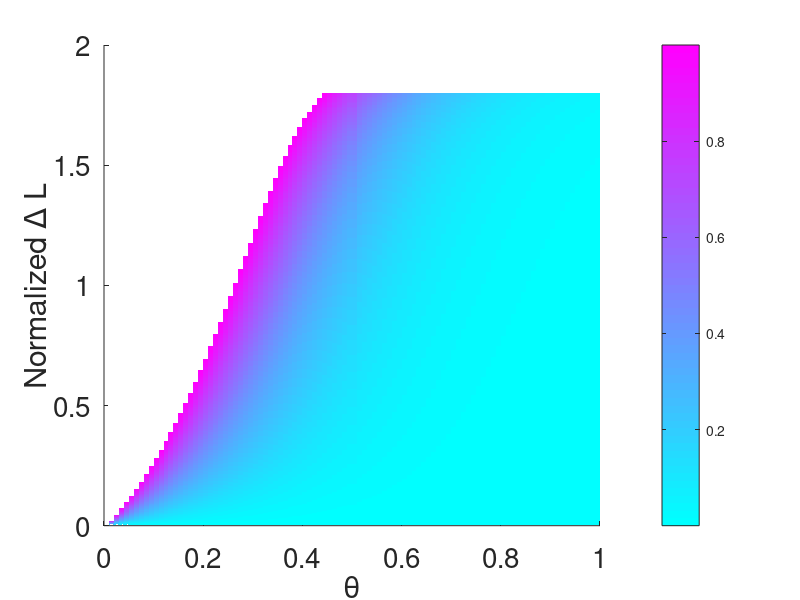

The MATLAB source for this figure: (Note: this script raises an error after producing the figure.)
%%%%%%%%%%% LIRAN GOREN, gorenl@bgu.ac.il, 20/12/2023 %%%%%%%%%%%%%%%%

close all
theta = [0:0.01:0.49,0.51:0.01:1];
L1 = 50000;
xc = L1/200;
L2min = 0.2*L1/3.8; 
L2 = (L2min:100:L1);
NdelL = zeros(size(L2));
%solving for the ratio of ka

h = 2;
ka = 3;
for i = 1:length(NdelL)
    NdelL(i) = abs(L1 - L2(i))/mean([L1,L2(i)]);
end


res_mat=(length(NdelL)),zeros(length(theta));
for i = 1:length(theta)
    for j = 1:length(L2)
        pow1 = (1-h*theta(i)) ;
        %my_fun = @(eps) D^pow1 - (1/(eps^theta(i)))*(L-D)^(1-h*theta(i)) - ...
        %    xc^pow1*(1-(1/(eps^theta(i))));
        %res = fzero(my_fun,1);      
        res = ((L1^pow1 - xc^pow1)/(L2(j)^pow1 - xc^pow1))^(1/theta(i));
        if isinf(res) || res == 0 || res < 10^-1. || res > 10^1.
            res = NaN;
        end
        res_mat(j,i)=res;
       % pause(0.02)
    end
end
[X,Y] = meshgrid(theta,NdelL);
figure(1)
hold on;
surf(X,Y,log10(res_mat),'EdgeColor','none');
%set(gca,'Xscale','log')
colormap('cool');
view(2)
xlabel('\theta','FontSize',20)
ylabel('Normalized \Delta L','FontSize',20)
set(gca,'FontSize',20)
hcb=colorbar;
hcb.Label.String = "log_{10}(k_{a_1}/k_{a_2})";
hcb.FontSize = 16;
hcb.Label.FontSize = 20;

%solving for h2 - h1
h1 = 2;

res_mat=(length(NdelL)),zeros(length(theta));
for i = 1:length(theta)
    for j = 1:length(L2)
        pow1 = (1-h1*theta(i)) ;
        my_fun = @(h2) (L1^pow1 - xc^pow1)/(pow1) - ...
            ((L2(j))^(1-h2*theta(i)) - xc^(1-h2*theta(i)))/(1-h2*theta(i));
        
        res = fzero(my_fun,h1);      
        
        if isinf(res) || res < 1.5 || res > 2 
            res = NaN;
        end
        res_mat(j,i)=res;
       % pause(0.02)
    end
end
figure
[X,Y] = meshgrid(theta,NdelL);
figure(2);
hold on;
surf(X,Y,h1 - res_mat,'EdgeColor','none');
%surf(X,Y,res_mat);
colormap('cool');
view(2)
xlabel('\theta','FontSize',20)
ylabel('Normalized \Delta L','FontSize',20)
set(gca,'FontSize',20)
hcb=colorbar;
hcb.Label.String = "h_1 - h_2";
hcb.FontSize = 16;
hcb.Label.FontSize = 20;

%% add curves that represent natural linear ranges

% Theta_mountains = [0.19,0.27,0.35,0.49,0.26,0.38,0.31,0.3,0.42,0.51,0.09,0.8,0.42,...
%     0.24,0.58,0.77,0.17];
% 
% Median_DL = [0.192977071, 0.254687577,0.526836753,0.803062022,0.186519712,...
%     0.317346752,0.240536183,0.401591688,0.459435597,1.150435805,0.15206477...
%     1.366682053,0.797123671,0.450709671,0.840398192,1.395991445,0.261834085];
% 
% DL_25 = [0.084949857,0.118223689,0.237951815,0.392162815,0.079933198,...
% 0.156279907,0.112569964,0.195087261,0.225951567,0.603329524,0.070298128,...
% 0.939993978,0.38027142,0.226190202,0.425358728,0.977809802,0.125402216];
% 
% DL_75 = [0.342927858,0.439360306,0.845360339,1.230599821,0.377710536,...
% 0.548034608,0.436851211,0.677921325,0.729766011,1.581604779,0.268724859,...
% 1.729003131,1.215644896,0.722874194,1.324899793,1.665825129,0.454555981];
% 
% [fitres,gof] = fit(Theta_mountains',Median_DL','power1')
figure(1)
plot3(theta,2.12*theta.^1.6,500*ones(size(theta)),'k');
figure(2)
plot3(theta,2.12*theta.^1.6,500*ones(size(theta)),'k');
figure(1)
plot3(theta,2.49*theta.^1.23,500*ones(size(theta)),'k-.');
figure(2)
plot3(theta,2.49*theta.^1.23,500*ones(size(theta)),'k-.');
figure(1)
plot3(theta,1.54*theta.^2.14,500*ones(size(theta)),'k-.');
ylim([0 1.8])
figure(2)
plot3(theta,1.54*theta.^2.14,500*ones(size(theta)),'k-.');
ylim([0 1.8])
